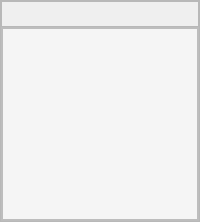
         <widget class="QFrame" name="frame_6">
          <property name="minimumSize">
           <size>
            <width>200</width>
            <height>0</height>
           </size>
          </property>
          <property name="maximumSize">
           <size>
            <width>200</width>
            <height>16777215</height>
           </size>
          </property>
          <property name="styleSheet">
           <string notr="true"/>
          </property>
          <property name="frameShape">
           <enum>QFrame::StyledPanel</enum>
          </property>
          <property name="frameShadow">
           <enum>QFrame::Raised</enum>
          </property>
          <layout class="QVBoxLayout" name="verticalLayout_12">
           <property name="spacing">
            <number>0</number>
           </property>
           <property name="leftMargin">
            <number>0</number>
           </property>
           <property name="topMargin">
            <number>0</number>
           </property>
           <property name="rightMargin">
            <number>0</number>
           </property>
           <property name="bottomMargin">
            <number>0</number>
           </property>
           <item>
            <widget class="QFrame" name="frame_11">
             <property name="minimumSize">
              <size>
               <width>0</width>
               <height>26</height>
              </size>
             </property>
             <property name="maximumSize">
              <size>
               <width>16777215</width>
               <height>16777215</height>
              </size>
             </property>
             <property name="frameShape">
              <enum>QFrame::StyledPanel</enum>
             </property>
             <property name="frameShadow">
              <enum>QFrame::Raised</enum>
             </property>
            </widget>
           </item>
           <item>
            <widget class="QFrame" name="frame_12">
             <property name="styleSheet">
              <string notr="true">background-color: #F5F5F5;</string>
             </property>
             <property name="frameShape">
              <enum>QFrame::StyledPanel</enum>
             </property>
             <property name="frameShadow">
              <enum>QFrame::Raised</enum>
             </property>
             <layout class="QVBoxLayout" name="verticalLayout_13">
              <property name="spacing">
               <number>0</number>
              </property>
              <property name="leftMargin">
               <number>0</number>
              </property>
              <property name="topMargin">
               <number>0</number>
              </property>
              <property name="rightMargin">
               <number>0</number>
              </property>
              <property name="bottomMargin">
               <number>0</number>
              </property>
              <item>
               <widget class="QListView" name="listView_2">
                <property name="maximumSize">
                 <size>
                  <width>16777215</width>
                  <height>16777215</height>
                 </size>
                </property>
               </widget>
              </item>
             </layout>
            </widget>
           </item>
          </layout>
         </widget>
